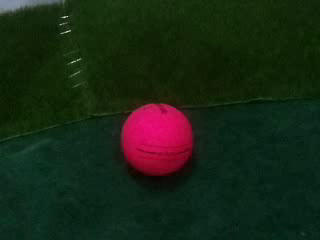
#> input picture frame 13 of rapi/ball1.avi, 320 x 240 px, given in place of 2023-12-06_02-55-50.avi, which was not available
$ python notlive_Color_Red_Video.py
#> lines starting #> are read from the running program, lines starting #| are printed output that depends on the picture; after the words box and inside, x2 and y2 are one past the last pixel; in counts of white or black regions, pixels touching at a corner belong together; pictures that were not available may be replaced by others from this repository, and a replacement may not be noted
import cv2
import numpy as np

# 초기화
mouse_x, mouse_y = 0, 0

# 마지막으로 저장한 트랙바 값 초기화
last_values_red1 = { 'low_h': 0, 'high_h': 10, 'low_s': 40, 'high_s': 155, 'low_v': 120, 'high_v': 255, }

last_values_red2 = { 'low_h': 160, 'high_h': 180, 'low_s': 50, 'high_s': 255, 'low_v': 100, 'high_v': 255, }

# 마우스 이벤트 콜백 함수 정의
def mouse_callback(event, x, y, flags, param):
    global mouse_x, mouse_y
    mouse_x, mouse_y = x, y

video_path = 'VIDEO/2023-12-06_02-55-50.avi'
cap = cv2.VideoCapture(video_path)


# 해상도, 프레임 설정
cap.set(3, 640)
cap.set(4, 480)
cap.set(5, 30)

# 윈도우 생성
cv2.namedWindow('Trackbar1', cv2.WINDOW_NORMAL)
cv2.namedWindow('Trackbar2', cv2.WINDOW_NORMAL)

# 마우스 이벤트 콜백 함수 등록
cv2.setMouseCallback('Trackbar1', mouse_callback)
cv2.setMouseCallback('Trackbar2', mouse_callback)

# 트랙바 초기화
for name, value in last_values_red1.items():
    cv2.createTrackbar(f'trackbar1_{name}', 'Trackbar1', value, 255, lambda x: None)

for name, value in last_values_red2.items():
    cv2.createTrackbar(f'trackbar2_{name}', 'Trackbar2', value, 255, lambda x: None)

while True:
    # 프레임 읽기
    ret, frame = cap.read()
#> frame is the input picture: shape (240, 320, 3); mean B, G, R 20.3, 37.8, 24.5

    if not ret:
        print("Failed to read a frame.")
        break

    # 트랙바 값 얻기
    for name in last_values_red1.keys():
        last_values_red1[name] = cv2.getTrackbarPos(f'trackbar1_{name}', 'Trackbar1')

    for name in last_values_red2.keys():
        last_values_red2[name] = cv2.getTrackbarPos(f'trackbar2_{name}', 'Trackbar2')

    # 빨간색 공 인식
    imgHSV = cv2.cvtColor(frame, cv2.COLOR_BGR2HSV)
#> imgHSV: shape (240, 320, 3); mean H, S, V 68, 196, 46.9

    imgThresh_Low1 = cv2.inRange(imgHSV, np.array([last_values_red1['low_h'], last_values_red1['low_s'], last_values_red1['low_v']]),
                                np.array([last_values_red1['high_h'], last_values_red1['high_s'], last_values_red1['high_v']]))
#> imgThresh_Low1: shape (240, 320); every value is 0

    imgThresh_High1 = cv2.inRange(imgHSV, np.array([last_values_red2['low_h'], last_values_red2['low_s'], last_values_red2['low_v']]),
                                 np.array([last_values_red2['high_h'], last_values_red2['high_s'], last_values_red2['high_v']]))
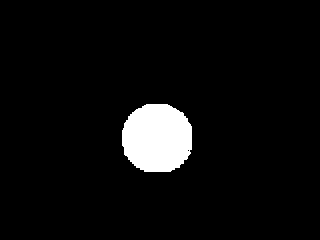
#> imgThresh_High1: shape (240, 320); 5.1% white; 1 white region, box (x1, y1, x2, y2) and area: (122, 104, 192, 172) 3933

    imgThresh1 = cv2.add(imgThresh_Low1, imgThresh_High1)

    # 빨간색 감지된 이미지
    red_detected1 = cv2.bitwise_and(frame, frame, mask=imgThresh1)
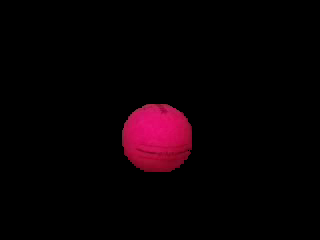
#> red_detected1: shape (240, 320, 3); mean B, G, R 3.7, 0.7, 9.3

    # 마우스 포인터 현재 위치 표시
    cv2.putText(frame, f'coordinate: ({mouse_x},{mouse_y})', (mouse_x, mouse_y),
                cv2.FONT_HERSHEY_SIMPLEX, 0.5, (255, 0, 0), 1, cv2.LINE_AA)
#> frame: shape (240, 320, 3); 0.15% of pixels changed, all inside (x1, y1, x2, y2) = (4, 0, 133, 5)

    # 마우스 포인터 위치의 색상값 (BGR) 출력
    if mouse_y < frame.shape[0] and mouse_x < frame.shape[1]:
        color_bgr = frame[mouse_y, mouse_x]
#> color_bgr = [163, 144, 131]

        # BGR을 HSV로 변환
        color_hsv = cv2.cvtColor(np.uint8([[color_bgr]]), cv2.COLOR_BGR2HSV)[0][0]
#> color_hsv = [108, 50, 163]
        cv2.putText(frame, f'HSV: {color_hsv}', (mouse_x, mouse_y + 50),
                    cv2.FONT_HERSHEY_SIMPLEX, 0.5, (255, 0, 0), 1, cv2.LINE_AA)
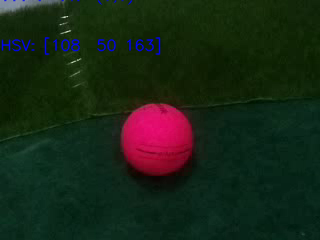
#> frame: shape (240, 320, 3); mean B, G, R 21.7, 37.5, 24.3

    cv2.imshow('Trackbar1', frame)
    cv2.imshow('Trackbar2', frame)
    cv2.imshow('Real Window', frame)
    cv2.imshow('Red1', red_detected1)

    # 창의 위치 조정
    #cv2.moveWindow('Real Window', 600, 0)
    #cv2.moveWindow('Red1', 600, 500)

    # 'q' 키를 누르면 종료
    key = cv2.waitKey(100) & 0xFF
#> (key q is pressed here)
    if key == ord('q'):
        break
    elif key == ord('s'):  # Press 's' to save the last trackbar values to the code
        with open('rapi/last_values_red1.py', 'w') as file:
            file.write(f"last_values_red1 = {last_values_red1}")
        with open('rapi/last_values_red2.py', 'w') as file:
            file.write(f"last_values_red2 = {last_values_red2}")

# 종료할 때 카메라 해제 및 윈도우 닫기
cap.release()
cv2.destroyAllWindows()

$ run again, starting later in the video
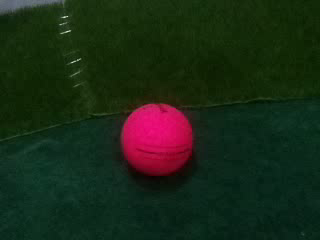
#> input picture frame 60 of rapi/ball1.avi, 320 x 240 px, given in place of 2023-12-06_02-55-50.avi, which was not available
#> frame is the input picture: shape (240, 320, 3); mean B, G, R 21.8, 40.1, 26.1
#> imgHSV: shape (240, 320, 3); mean H, S, V 68.1, 191, 49.4
#> imgThresh_Low1: shape (240, 320); every value is 0
#> imgThresh_High1: shape (240, 320); 5.1% white; 1 white region, box (x1, y1, x2, y2) and area: (122, 104, 192, 172) 3924
#> color_bgr = [120, 114, 104]
#> color_hsv = [101, 34, 120]
#> `cv2.putText(frame, f'HSV: {color_hsv}', (mouse_x, mouse_y + 50), cv2.F..`:
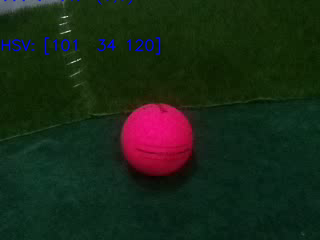
#> frame: shape (240, 320, 3); mean B, G, R 23.2, 39.8, 26

$ run again, starting later in the video
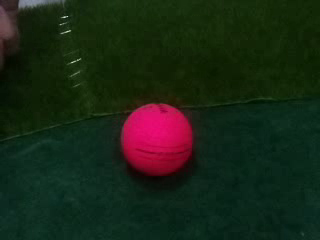
#> input picture frame 107 of rapi/ball1.avi, 320 x 240 px, given in place of 2023-12-06_02-55-50.avi, which was not available
#> frame is the input picture: shape (240, 320, 3); mean B, G, R 21.1, 37.2, 25.4
#> imgHSV: shape (240, 320, 3); mean H, S, V 67.9, 189.9, 46.6
#> imgThresh_Low1: shape (240, 320); every value is 0
#> imgThresh_High1: shape (240, 320); 5.3% white; 4 white regions (2 under 20 px), largest, box (x1, y1, x2, y2) and area: (122, 104, 192, 172) 3904, (0, 12, 10, 32) 126
#> color_bgr = [38, 32, 49]
#> color_hsv = [169, 88, 49]
#> `cv2.putText(frame, f'HSV: {color_hsv}', (mouse_x, mouse_y + 50), cv2.F..`:
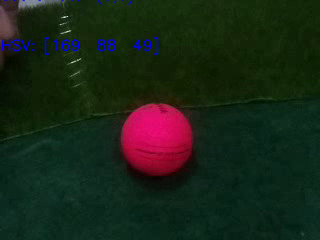
#> frame: shape (240, 320, 3); mean B, G, R 22.5, 37, 25.3
